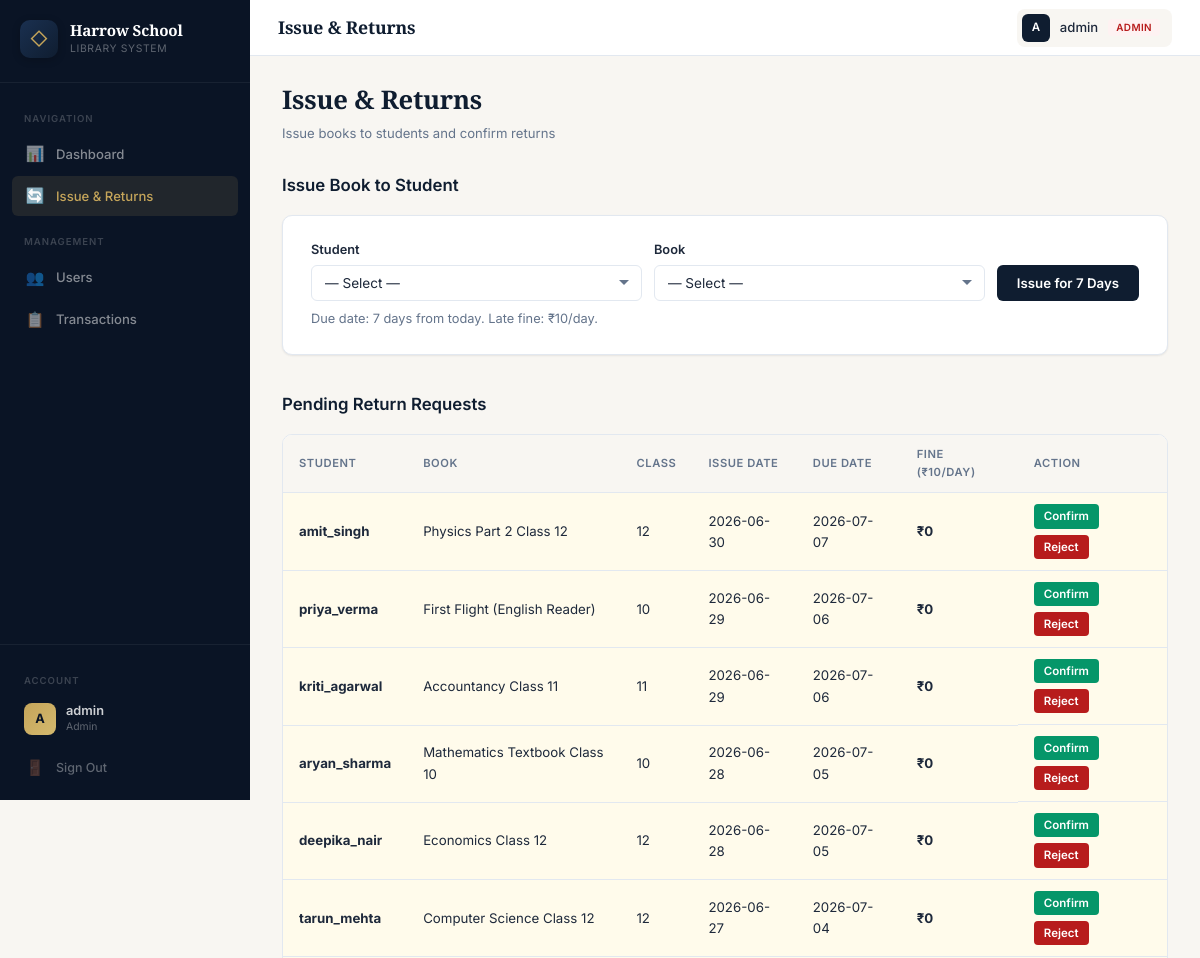
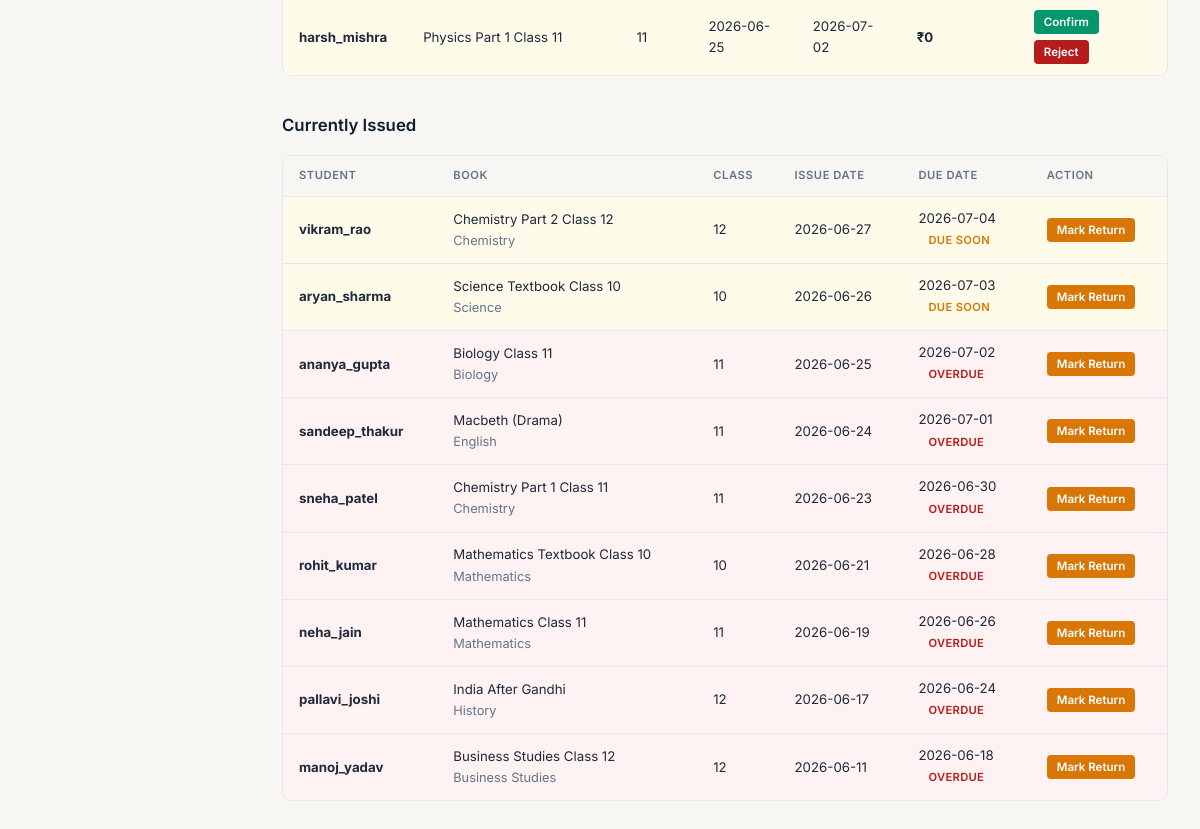
/manage-books (signed in), run on the app's committed database (2 pictures, top to bottom).
### tables this page shows
CREATE TABLE transactions (
        id INTEGER PRIMARY KEY AUTOINCREMENT,
        user_id INTEGER NOT NULL,
        book_id INTEGER NOT NULL,
        issue_date TEXT NOT NULL,
        return_date TEXT,
        due_date TEXT NOT NULL,
        fine INTEGER DEFAULT 0,
        status TEXT NOT NULL DEFAULT 'issued',
        FOREIGN KEY(user_id) REFERENCES users(id),
        FOREIGN KEY(book_id) REFERENCES books(id)
    );

CREATE TABLE users (
        id INTEGER PRIMARY KEY AUTOINCREMENT,
        username TEXT UNIQUE NOT NULL,
        password TEXT NOT NULL,
        role TEXT NOT NULL DEFAULT 'student',
        email TEXT,
        created_at TIMESTAMP DEFAULT CURRENT_TIMESTAMP
    );

CREATE TABLE books (
        id INTEGER PRIMARY KEY AUTOINCREMENT,
        title TEXT NOT NULL,
        author TEXT NOT NULL,
        isbn TEXT,
        subject TEXT DEFAULT 'General',
        class_level TEXT DEFAULT 'General',
        stream TEXT DEFAULT 'General',
        book_type TEXT DEFAULT 'Textbook',
        magazine_name TEXT,
        publisher TEXT,
        total_copies INTEGER DEFAULT 1,
        available_copies INTEGER DEFAULT 1,
        shelf_row TEXT,
        shelf_column TEXT,
        shelf_block TEXT,
        registered_date TEXT DEFAULT (date('now')),
        created_at TIMESTAMP DEFAULT CURRENT_TIMESTAMP
    );

### app.py (the view)
@app.route('/manage-books')
@login_required
@admin_required
def manage_books():
    db = get_db()
    students = db.execute(
        "SELECT id, username, email FROM users WHERE role='student' ORDER BY username"
    ).fetchall()
    available_books = db.execute("""
        SELECT id, title, author, subject, class_level, stream, book_type, available_copies
        FROM books WHERE available_copies > 0 ORDER BY title
    """).fetchall()
    issued_rows = db.execute("""
        SELECT t.id, u.username, b.title, t.issue_date, t.due_date, t.fine, t.status,
               b.subject, b.class_level
        FROM transactions t
        JOIN users u ON t.user_id = u.id
        JOIN books b ON t.book_id = b.id
        WHERE t.status IN ('issued', 'return_requested')
        ORDER BY t.issue_date DESC
    """).fetchall()
    db.close()
    today = datetime.now().date()
    issued_books = []
    for row in issued_rows:
        d = dict(row)
        if d['due_date']:
            due = datetime.strptime(d['due_date'], "%Y-%m-%d").date()
            d['is_overdue'] = today > due
            d['due_soon'] = not d['is_overdue'] and 0 <= (due - today).days <= 2
        else:
            d['is_overdue'] = False
            d['due_soon'] = False
        issued_books.append(d)
    return render_template('manage_books.html',
                         students=students,
                         available_books=available_books,
                         issued_books=issued_books)

### app.py (called while the page is built)
def get_db():
    db = sqlite3.connect("library.db")
    db.row_factory = sqlite3.Row
    db.execute("PRAGMA foreign_keys = ON")
    return db

def login_required(f):
    @wraps(f)
    def decorated_function(*args, **kwargs):
        if 'user_id' not in session:
            return redirect('/')
        return f(*args, **kwargs)
    return decorated_function

def admin_required(f):
    @wraps(f)
    def decorated_function(*args, **kwargs):
        if session.get('role') != 'admin':
            return redirect('/dashboard')
        return f(*args, **kwargs)
    return decorated_function

@app.context_processor
def inject_globals():
    return {
        'now': datetime.now().strftime("%Y-%m-%d"),
        'CLASS_LEVELS': CLASS_LEVELS,
        'STREAMS': STREAMS,
        'BOOK_TYPES': BOOK_TYPES,
        'SUBJECTS': SUBJECTS,
        'MAGAZINE_TYPES': MAGAZINE_TYPES,
        'SUBJECTS_BY_CLASS': SUBJECTS_BY_CLASS
    }

### templates/manage_books.html (shortened to what this page needs)
{% extends "layout.html" %}
{% block header_title %}Issue & Returns{% endblock %}
{% block content %}
<div class="page-header">
  <h1>Issue & Returns</h1>
  <div class="subtitle">Issue books to students and confirm returns</div>
</div>
<div class="section">
  <div class="section-header"><h2>Issue Book to Student</h2></div>
  <div class="card">
    <div style="display:grid;grid-template-columns:1fr 1fr auto;gap:12px;align-items:end;">
      <div class="form-group mb-0">
        <label for="student_select">Student</label>
        <select id="student_select" class="form-control">
          <option value="">— Select —</option>
        </select>
      </div>
      <div class="form-group mb-0">
        <label for="book_select">Book</label>
        <select id="book_select" class="form-control">
          <option value="">— Select —</option>
        </select>
      </div>
      <button class="btn btn-primary" onclick="issueBook()" style="white-space:nowrap;">Issue for 7 Days</button>
    </div>
    <p class="text-muted text-sm mt-2">Due date: 7 days from today. Late fine: ₹10/day.</p>
  </div>
</div>
<div class="section">
  <div class="section-header"><h2>Pending Return Requests</h2></div>
  {% set pending = [] %}
  {% for txn in issued_books %}
    {% if txn.status == 'return_requested' %}
      {% set _ = pending.append(txn) %}
    {% endif %}
  {% endfor %}
  {% if pending %}
  <div class="table-wrap">
    <table>
      <thead>
        <tr><th>Student</th><th>Book</th><th>Class</th><th>Issue Date</th><th>Due Date</th><th>Fine (₹10/day)</th><th>Action</th></tr>
      </thead>
      <tbody>
        {% for txn in pending %}
        <tr style="background:var(--color-warning-bg);">
          <td><strong>{{ txn.username }}</strong></td>
          <td>{{ txn.title }}</td>
          <td>{{ txn.class_level or '—' }}</td>
          <td>{{ txn.issue_date }}</td>
          <td>{{ txn.due_date }}</td>
          <td><strong>₹{{ txn.fine }}</strong></td>
          <td class="actions-cell">
            <a href="/confirm-return/{{ txn.id }}" class="btn btn-success btn-xs" onclick="return confirm('Confirm return?')">Confirm</a>
            <a href="/reject-return/{{ txn.id }}" class="btn btn-danger btn-xs" onclick="return confirm('Reject request?')">Reject</a>
          </td>
        </tr>
        {% endfor %}
      </tbody>
    </table>
  </div>
  {% else %}
  <div class="empty-state"><p>No pending returns.</p></div>
  {% endif %}
</div>
<div class="section">
  <div class="section-header"><h2>Currently Issued</h2></div>
  {% set issued = [] %}
  {% for txn in issued_books %}
    {% if txn.status == 'issued' %}
      {% set _ = issued.append(txn) %}
    {% endif %}
  {% endfor %}
  {% if issued %}
  <div class="table-wrap">
    <table>
      <thead>
        <tr><th>Student</th><th>Book</th><th>Class</th><th>Issue Date</th><th>Due Date</th><th>Action</th></tr>
      </thead>
      <tbody>
        {% for txn in issued %}
        <tr style="{% if txn.is_overdue %}background:var(--color-danger-bg);{% elif txn.due_soon %}background:var(--color-warning-bg);{% endif %}">
          <td><strong>{{ txn.username }}</strong></td>
          <td>{{ txn.title }}<br><span class="text-muted text-sm">{{ txn.subject or '' }}</span></td>
          <td>{{ txn.class_level or '—' }}</td>
          <td>{{ txn.issue_date }}</td>
          <td>
            {{ txn.due_date }}
            {% if txn.is_overdue %}<br><span class="badge badge-issued" style="background:var(--color-danger-bg);color:var(--color-danger);">Overdue</span>{% endif %}
            {% if txn.due_soon %}<br><span class="badge badge-return_requested">Due soon</span>{% endif %}
          </td>
          <td>
            <a href="/return/{{ txn.id }}" class="btn btn-warning btn-xs" onclick="return confirm('Mark as return requested?')">Mark Return</a>
          </td>
        </tr>
        {% endfor %}
      </tbody>
    </table>
  </div>
  {% else %}
  <div class="empty-state"><p>No books currently issued.</p></div>
  {% endif %}
</div>
{% endblock %}

### data on the page
transactions: username "amit_singh", title "Physics Part 2 Class 12", class_level "12", issue_date "2026-06-30", due_date "2026-07-07", fine "0"
transactions: username "priya_verma", title "First Flight (English Reader)", class_level "10", issue_date "2026-06-29", due_date "2026-07-06", fine "0"
transactions: username "kriti_agarwal", title "Accountancy Class 11", class_level "11", issue_date "2026-06-29", due_date "2026-07-06", fine "0"
transactions: username "aryan_sharma", title "Mathematics Textbook Class 10", class_level "10", issue_date "2026-06-28", due_date "2026-07-05", fine "0"
transactions: username "deepika_nair", title "Economics Class 12", class_level "12", issue_date "2026-06-28", due_date "2026-07-05", fine "0"
transactions: username "tarun_mehta", title "Computer Science Class 12", class_level "12", issue_date "2026-06-27", due_date "2026-07-04", fine "0"
transactions: username "harsh_mishra", title "Physics Part 1 Class 11", class_level "11", issue_date "2026-06-25", due_date "2026-07-02", fine "0"
transactions: username "vikram_rao", title "Chemistry Part 2 Class 12", subject "Chemistry", class_level "12", issue_date "2026-06-27", due_date "2026-07-04", shows "DUE SOON"
transactions: username "aryan_sharma", title "Science Textbook Class 10", subject "Science", class_level "10", issue_date "2026-06-26", due_date "2026-07-03", shows "DUE SOON"
transactions: username "ananya_gupta", title "Biology Class 11", subject "Biology", class_level "11", issue_date "2026-06-25", due_date "2026-07-02", shows "OVERDUE"
transactions: username "sandeep_thakur", title "Macbeth (Drama)", subject "English", class_level "11", issue_date "2026-06-24", due_date "2026-07-01", shows "OVERDUE"
transactions: username "sneha_patel", title "Chemistry Part 1 Class 11", subject "Chemistry", class_level "11", issue_date "2026-06-23", due_date "2026-06-30", shows "OVERDUE"
transactions: username "rohit_kumar", title "Mathematics Textbook Class 10", subject "Mathematics", class_level "10", issue_date "2026-06-21", due_date "2026-06-28", shows "OVERDUE"
transactions: username "neha_jain", title "Mathematics Class 11", subject "Mathematics", class_level "11", issue_date "2026-06-19", due_date "2026-06-26", shows "OVERDUE"
transactions: username "pallavi_joshi", title "India After Gandhi", subject "History", class_level "12", issue_date "2026-06-17", due_date "2026-06-24", shows "OVERDUE"
transactions: username "manoj_yadav", title "Business Studies Class 12", subject "Business Studies", class_level "12", issue_date "2026-06-11", due_date "2026-06-18", shows "OVERDUE"

### other printed values
{{ session.get('username')[:1].upper() }} "A"
{{ session.get('username') }} "admin"
{{ session.get('role') }} "Admin"
{{ session.get('role') }} "ADMIN"
